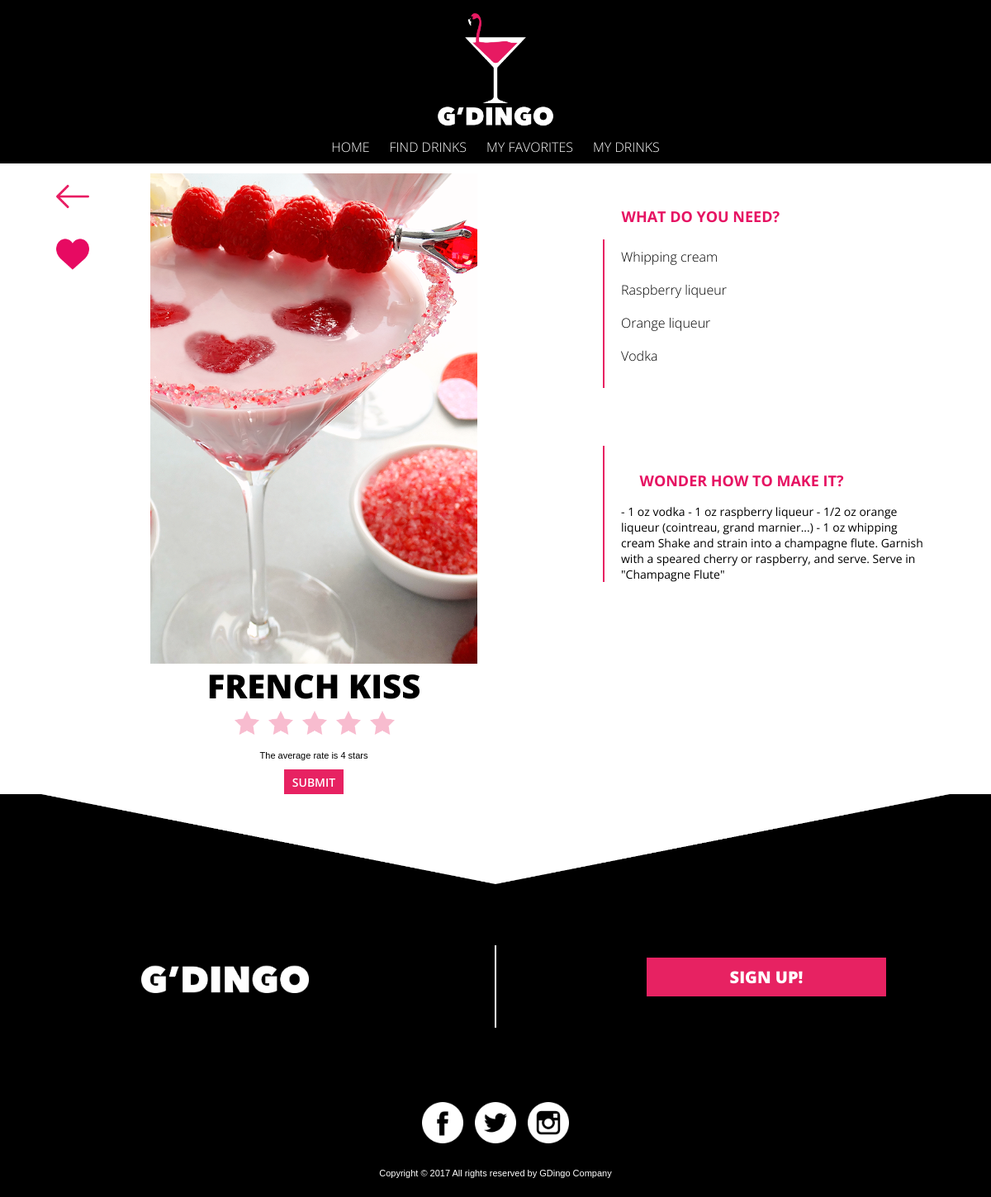
/drinkbase.php?DrinkId=4 (signed in), run on the app's committed database.
### tables this page shows
CREATE TABLE `Drinks` (
  `DrinkId` int(11) NOT NULL,
  `DrinkName` varchar(255) NOT NULL,
  `DrinkAuthor` varchar(255) NOT NULL,
  `DrinkPicture` varchar(255) NOT NULL,
  `DrinkReceipt` text NOT NULL
);

### drinkbase.php (the view, shortened to what this page needs)
<?php include 'Includes/config.php';?>
<?php
	$DrinkId = trim($_GET['DrinkId']);
	if( $user->is_logged_in() ) {
		if (isset($_COOKIE["currentuser"])) {
			$currentUser = $_COOKIE["currentuser"];
		}
	}
	$Current = json_encode($currentUser);
	@ $db = new mysqli($dbserver, $dbuser, $dbpass, $dbname);
	$query = " SELECT Drinks.DrinkId, Drinks.DrinkName, Drinks.DrinkAuthor, Drinks.DrinkPicture, Drinks.DrinkReceipt, Ingredients.IngId, Ingredients.NameIng FROM Drinks
		JOIN DrinksIng ON Drinks.DrinkId = DrinksIng.DrinkId
		JOIN Ingredients ON Ingredients.IngId = DrinksIng.IngId
		WHERE Drinks.DrinkId=$DrinkId";
	$stmt = $db->prepare($query);
	$stmt->bind_result($DrinkId, $DrinkName, $DrinkAuthor, $DrinkPicture, $DrinkReceipt, $IngId, $NameIng);
	$stmt->execute();
	$alling=array();
	while ($stmt->fetch()) {
		array_push($alling,$NameIng);
	};
?>
<!Doctype html>
<html>
	<head>
	</head>
	<body>
	<div id="pageContainer">
	<?php include 'header.php';?>
		<div class='container'>
			<div id="white">
				<div class="drinkside">
					<div class='side'>
			    		<?php
			    			echo "<img class='drinkimage' src=Images/DrinkPictures/$DrinkPicture>";
			    		?>
		    		</div>
		    		<div class="heart">
						<?php
							$query = ("SELECT * FROM Favo WHERE DrinkId = $DrinkId AND username = $Current");
							$stmt = $db->prepare($query);
	    					$stmt->bind_result($DrinkId2, $username);
	   						$stmt->execute();
							if($DrinkId2 == $DrinkId){
								echo '<a href="RemoveFav.php?DrinkId=' . urlencode($DrinkId) . '"><img class="knapp" src="Images/like2.png"></a>';
							}
							else {
								echo '<a href="AddFav.php?DrinkId=' . urlencode($DrinkId) . '"><img class="knapp" src="Images/like.png"></a>';
							}
						?>
					</div>
					<div  class="back">
						<a href="#" onClick="history.go(-1);return true;"><img class="knapp" src="Images/left-arrow.png"></a>
					</div>
					<h3><?php echo $DrinkName; ?></h3>
	<form name="form" action="" method="post">
  		<input type="checkbox" name="subject1" value="1" class="checkbox">
  		<input type="checkbox" name="subject2" value="2">
  		<input type="checkbox" name="subject3" value="3">
  		<input type="checkbox" name="subject4" value="4">
  		<input type="checkbox" name="subject5" value="5"><br>
  						<?php
						$query = "SELECT Rate FROM Rating WHERE DrinkId = $DrinkId";
						$stmt = $db->prepare($query);
							$stmt->bind_result($number);
							$stmt->execute();
							$numbers=array();
							while ($stmt->fetch()) {
								array_push($numbers,$number);
							};
							$average = array_sum($numbers) / count($numbers);
							echo '<p>The average rate is ' . $average . ' stars</p>';
						?>
					<input type="submit" name="check" class="checksubmit" value="Submit">
					</form>
				</div>
				<div class='maincontent'>
					<div class='ingrblack'>
						<h4>What do you need? </h4>
						<ul><?php foreach($alling as $value){
			    			echo "<li>" . $value . "</li><br>";} ?>
			    		</ul>
			    	</div>
			    	<div class='receipt'>
				    	<h4>Wonder how to make it? </h4>
			    		<?php echo "<p>" . $DrinkReceipt. "<p>"; ?>
			    	</div>
	    		</div>
			</div>
		</div>
	</div>
	<?php include 'footer.php';?>
	</body>
</html>

### header.php (style rules this page uses)
body { margin:0; }
p { font-family: 'open-sans', helvetica; font-size: 11px; }
@media (min-width: 600px) { body { margin: 0 auto; } }

### footer.php (style rules this page uses)
body { margin: 0 auto; }

### drinkbase.php (style rules this page uses)
body { margin: 0 auto; background-color: #000; }
#pageContainer { background-color: #000; margin: 0 auto; width: 100%; }
.container { padding-top:150px; margin: 0 auto; text-align: center; background-color: #fff; width: 100%; }
.drinkside { position: relative; float:left; width:100%; text-align: center; margin-bottom: 20px; background-color: #fff; }
#white { width:100%; background-color: #fff; overflow: hidden; max-width: 1100px; display: block; margin: 0 auto; }
h3 { font-family: 'open sans',helvetica; font-weight: 800; text-transform: uppercase; font-size: 40px; color:black; margin:0 auto; line-height: 45px; margin-bottom: 5px; text-align: center; width: 60%; }
h4 { padding-top:20px; font-family: 'open sans',helvetica; text-transform: uppercase; font-size: 18px; color:black; margin:0; line-height: 45px; margin-bottom: 5px; color:#E61262; text-align:center; }
.ingrblack { background-color:black; color:white; padding-top: 0px; }
.receipt { margin: 0; }
.receipt p { margin:20px; margin-top:5px; font-family: 'open sans',helvetica; font-size: 14px; }
.maincontent { float:right; width:100%; margin-left:20px; box-sizing: border-box; background-color: #fff; }
.side { margin-top:15px; }
.drinkimage { width:60%; }
li { font-family: 'open sans',helvetica; font-weight: 300; list-style: none; padding:0; }
ul { text-decoration: none; margin:0; text-align:center; padding:0; }
.heart { background: white; width: 20px; height: 20px; border-radius: 20px; padding:8px; position:absolute; right:40px; top:0px; }
.back { width: 20px; height: 20px; border-radius: 20px; padding:8px; position:absolute; left:20px; top:0px; }
.knapp { width: 40px; }
@media (min-width: 600px) { .heart, .back, .side { margin-top: 60px; } }
@media (min-width: 600px) { .drinkside { float:left; width:60%; text-align: center; margin-bottom: 20px; display: inline; margin: 0 auto; } }
@media (min-width: 600px) { .maincontent { float:left; width:40%; display: inline; margin: 0 auto; text-align: left; } }
@media (min-width: 600px) { h4 { text-align: left; margin-left: 42.5px; } }
@media (min-width: 600px) { .ingrblack ul { border-left: 2.5px solid #e72262; text-align:left; margin-left: 20px; padding: 10px 20px; } }
@media (min-width: 600px) { .ingrblack { background-color:white; color: #000; text-align: left; margin-top:70px; } }
@media (min-width: 600px) { .heart { left:10px; top:70px; } }
@media (min-width: 600px) { .back { left:10px; } }
@media (min-width: 600px) { .receipt { border-left: 2.5px solid #e72262; text-align:left; margin: 70px 0 0 20px; padding: -10px 20px; } }
input.checksubmit { height: 30px; background: #e72262; color:#fff; padding:5px 10px 5px 10px; text-transform: uppercase; font-family: 'open sans', helvetica; font-size: 14px; font-weight: 600; -webkit-appearance:none; -moz-appearance:none; -ms-appearance:none; box-shadow: none; border:none; display: block; margin: auto; margin-top: 10px; }
input[type="checkbox"] { background-image: url("images/star.png"); background-size: 30px; background-repeat: no-repeat; -webkit-appearance:none; -moz-appearance:none; -ms-appearance:none; width:30px; height: 30px; opacity: 0.3; }

### data on the page
drinks: DrinkPicture (picture), DrinkName "FRENCH KISS", DrinkReceipt "- 1 oz vodka - 1 oz raspberry liqueur - 1/2 oz orange liqueur (cointreau, grand marnier...) - 1 oz whipping cream Shake and strain into a champagne flute. Garnish with a speared cherry or raspberry, and serve. Serve in \"Champagne Flute\""

### other printed values
$average "4"
$value "Whipping cream"
$value "Raspberry liqueur"
$value "Orange liqueur"
$value "Vodka"
